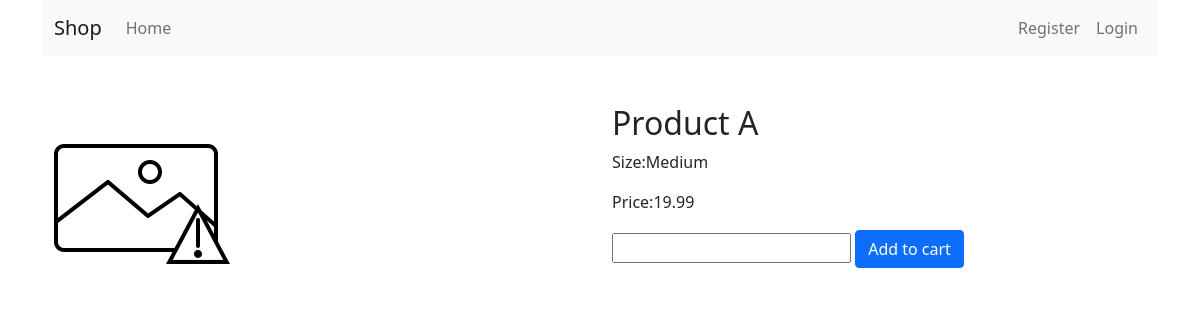
Screenshot of /ecom/product.php?product_id=1 with the database file from the repository.
### tables this page shows
CREATE TABLE `products` (
  `product_id` int(11) NOT NULL,
  `name` varchar(255) NOT NULL,
  `price` varchar(255) NOT NULL,
  `size` varchar(255) NOT NULL,
  `image` varchar(255) NOT NULL DEFAULT 'error.png',
  `created_at` datetime NOT NULL DEFAULT current_timestamp()
);

### ecom/app/classes/Product.php (called while the page is built, shortened)
<?php
class Product{
    protected $conn;
    public function __construct(){
        global $conn;
        $this->conn = $conn;
    }
    public function read($product_id){
        $sql ="SELECT * FROM products where product_id = ?";
        $stmt = $this->conn->prepare($sql);
        $stmt->bind_param("i",$product_id);
        $stmt->execute();
        $result = $stmt->get_result();
        return $result->fetch_assoc();
    }
}

### ecom/product.php (the view, shortened to what this page needs)
<?php
require_once "inc/header.php";
require_once "app/classes/Product.php";
$product = new Product();
$product= $product->read($_GET['product_id']);
?>
<div class="row">
    <div class="col-lg-6">
        <img src="public/product_img/<?= $product['image'];?>" class="img-fluid">
    </div>
    <div class="col-lg-6">
        <h2><?= $product['name'];?></h2>
        <p>Size:<?= $product['size'];?></p>
        <p>Price:<?= $product['price'];?></p>
        <form action="" method="post">
            <input type="number" name="quantity" id="">
            <button type="submit" class="btn btn-primary">Add to cart</button>
        </form>
    </div>
</div>
<?php require_once "inc/footer.php"; ?>

### rows the page displays
products: image (picture), name "Product A", size "Medium", price "19.99"
